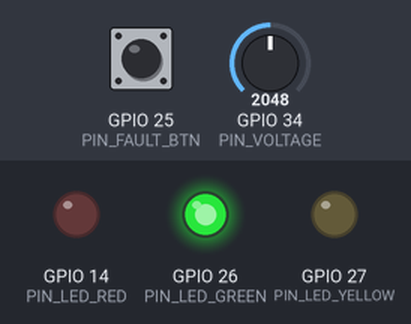
The sketch below on a simulated ESP32. On the bench: output pins drawn as LEDs (lit = HIGH). Inputs (shaded band) come from the test bench; at power-on: GPIO 34 (PIN_VOLTAGE) = 2048, GPIO 25 (PIN_FAULT_BTN) HIGH (analog values on the 0–4095 scale). What the sketch prints to the serial monitor is not drawn.

Above: at 1.2 s.
1.3 s: GPIO 34 (PIN_VOLTAGE) set to 2866
At 1.62 s:
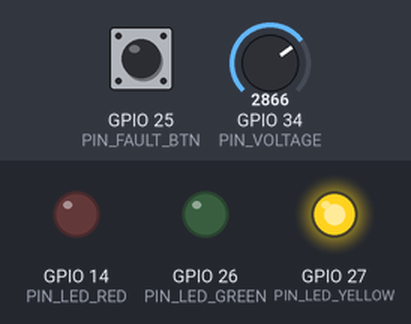
3.2 s: GPIO 25 (PIN_FAULT_BTN) pulled LOW for 0.15 s
At 3.37 s:
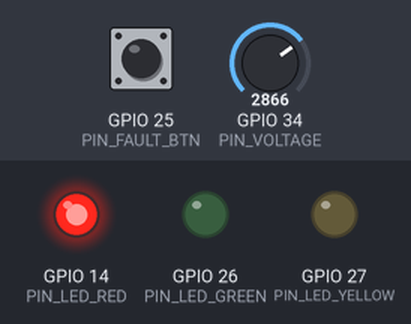
5.0 s: GPIO 25 (PIN_FAULT_BTN) pulled LOW for 3.2 s
At 9.2 s:
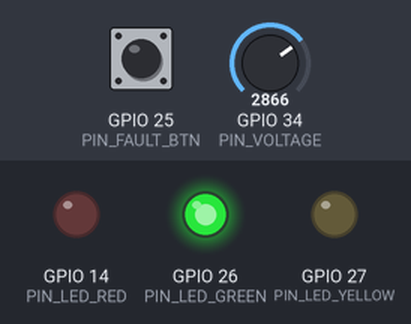
9.7 s: GPIO 34 (PIN_VOLTAGE) set to 3603
At 10.4 s:
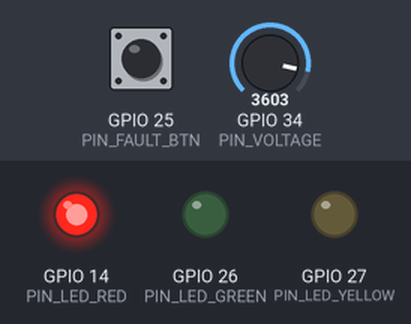
Timing chart, 0 to 16.0 s (numbered marks = the images above; inputs shaded):
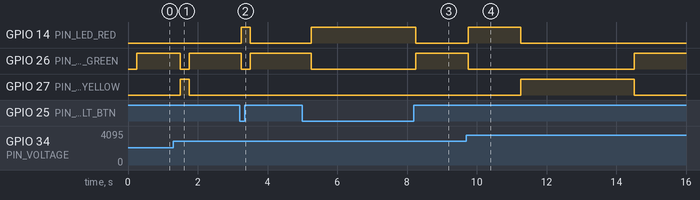

Measured:
- after the input at 1.3 s, GPIO 26 (PIN_LED_GREEN): HIGH → LOW after 0.20 s, → HIGH 0.25 s later; GPIO 27 (PIN_LED_YELLOW): LOW → HIGH after 0.20 s, → LOW 0.25 s later
- after the input at 3.2 s, GPIO 14 (PIN_LED_RED): LOW → HIGH after 0.05 s, → LOW 0.25 s later; GPIO 26 (PIN_LED_GREEN): HIGH → LOW after 0.05 s, → HIGH 0.25 s later
- after the input at 5.0 s, GPIO 14 (PIN_LED_RED): LOW → HIGH after 0.26 s, → LOW 3.0 s later; GPIO 26 (PIN_LED_GREEN): HIGH → LOW after 0.26 s, → HIGH 3.0 s later
- after the input at 9.7 s, GPIO 14 (PIN_LED_RED): LOW → HIGH after 0.06 s, → LOW 1.5 s later; GPIO 26 (PIN_LED_GREEN): HIGH → LOW after 0.06 s, → HIGH 4.8 s later; GPIO 27 (PIN_LED_YELLOW): LOW → HIGH after 1.6 s, → LOW 3.3 s later

The sketch:

node.ino
```cpp
/*
 * BLACKOUT MESH - sensor node firmware
 *
 * Reads a potentiometer as a voltage proxy, maintains an adaptive
 * baseline, computes a local anomaly score, drives a 3-color status
 * LED, and broadcasts a MeshPacket over ESP-NOW every ~250ms. A
 * momentary push button lets you manually trigger a fault (simulated
 * loss of feeder voltage) for the demo.
 *
 * Board: "ESP32 Dev Module" in the Arduino IDE board manager.
 * Set NODE_ID uniquely per flashed board (this is N1 by default; the
 * gateway board doubles as N2 — see firmware/gateway/gateway.ino).
 *
 * Wiring (see docs/HARDWARE.md for the full pin table):
 *   PIN_VOLTAGE   <- potentiometer wiper (outer legs to 3V3 and GND)
 *   PIN_FAULT_BTN <- momentary button to GND (uses internal pull-up)
 *   PIN_LED_GREEN/YELLOW/RED -> 220ohm resistor -> LED -> GND
 */

#include <WiFi.h>
#include <esp_now.h>
#include "mesh_protocol.h"

#define NODE_ID 1

#define PIN_VOLTAGE    34   // ADC1_CH6
#define PIN_FAULT_BTN  25
#define PIN_LED_GREEN  26
#define PIN_LED_YELLOW 27
#define PIN_LED_RED    14

#define SEND_INTERVAL_MS 250
#define WARNING_THRESHOLD 0.35f
#define FAULT_THRESHOLD   0.65f
#define BASELINE_WARMUP_MS 5000
#define DEBOUNCE_MS 30

// Debounces a momentary button wired to GND (INPUT_PULLUP, active LOW).
// Sample every loop() iteration via read() - a raw transition only
// becomes the reported state once it has held steady for DEBOUNCE_MS,
// filtering out mechanical contact bounce.
struct DebouncedButton {
  int pin;
  bool stableState = false;
  bool rawState = false;
  unsigned long lastChangeMs = 0;

  bool read() {
    bool raw = (digitalRead(pin) == LOW);
    unsigned long now = millis();
    if (raw != rawState) {
      rawState = raw;
      lastChangeMs = now;
    }
    if ((now - lastChangeMs) > DEBOUNCE_MS) {
      stableState = raw;
    }
    return stableState;
  }
};

uint8_t broadcastAddress[] = {0xFF, 0xFF, 0xFF, 0xFF, 0xFF, 0xFF};

DebouncedButton faultButton = {PIN_FAULT_BTN};
float baselineMean = -1.0f;
float baselineVar = 0.01f;
uint32_t seqCounter = 0;
unsigned long lastSend = 0;
unsigned long bootTime = 0;

// arduino-esp32 core 3.x (ESP-IDF 5.x) changed this callback's first
// argument from a raw MAC pointer to a wifi_tx_info_t*; this signature
// matches the current esp_now_send_cb_t in esp_now.h.
void onDataSent(const wifi_tx_info_t *txInfo, esp_now_send_status_t status) {
  // no-op; kept for clarity/debugging if you add Serial logging here
}

void setup() {
  Serial.begin(115200);
  pinMode(PIN_FAULT_BTN, INPUT_PULLUP);
  pinMode(PIN_LED_GREEN, OUTPUT);
  pinMode(PIN_LED_YELLOW, OUTPUT);
  pinMode(PIN_LED_RED, OUTPUT);
  analogReadResolution(12);

  WiFi.mode(WIFI_STA);

  if (esp_now_init() != ESP_OK) {
    Serial.println("ESP-NOW init failed");
    return;
  }
  esp_now_register_send_cb(onDataSent);

  esp_now_peer_info_t peerInfo = {};
  memcpy(peerInfo.peer_addr, broadcastAddress, 6);
  peerInfo.channel = 0;
  peerInfo.encrypt = false;
  if (esp_now_add_peer(&peerInfo) != ESP_OK) {
    Serial.println("Failed to add broadcast peer");
  }

  bootTime = millis();
  Serial.printf("BLACKOUT MESH node %d ready\n", NODE_ID);
}

float readVoltageProxy() {
  int raw = analogRead(PIN_VOLTAGE);       // 0-4095
  return (raw / 4095.0f) * 5.0f;           // scaled to a 0-5V proxy
}

void updateBaseline(float value) {
  if (baselineMean < 0) {
    baselineMean = value;
    return;
  }
  bool warming = (millis() - bootTime) < BASELINE_WARMUP_MS;
  float alpha = warming ? 0.3f : 0.02f;
  float deviation = value - baselineMean;
  baselineMean += alpha * deviation;
  baselineVar = (1 - alpha) * (baselineVar + alpha * deviation * deviation);
  if (baselineVar < 1e-4f) baselineVar = 1e-4f;
}

float computeAnomaly(float value) {
  float std = sqrt(baselineVar);
  float z = fabs(value - baselineMean) / max(std, 0.05f);
  float score = z / 4.0f;
  if (score > 1.0f) score = 1.0f;
  if (score < 0.0f) score = 0.0f;
  return score;
}

void setLeds(uint8_t state) {
  digitalWrite(PIN_LED_GREEN, state == STATE_NORMAL);
  digitalWrite(PIN_LED_YELLOW, state == STATE_WARNING);
  digitalWrite(PIN_LED_RED, state == STATE_FAULT);
}

void loop() {
  // Sample/debounce the button every iteration, independent of the
  // send cadence below, so a transition is never missed or delayed.
  bool faultPressed = faultButton.read();

  if (millis() - lastSend < SEND_INTERVAL_MS) {
    return;
  }
  lastSend = millis();

  float voltage = readVoltageProxy();

  if (faultPressed) {
    voltage = 0.0f;   // simulate loss of feeder voltage at this node
  } else {
    updateBaseline(voltage);
  }

  float anomaly = faultPressed ? 1.0f : computeAnomaly(voltage);
  float current = voltage > 0.1f ? (voltage / 5.0f) * 1.2f : 0.0f;  // simple derived current proxy

  uint8_t state = STATE_NORMAL;
  if (anomaly >= FAULT_THRESHOLD) state = STATE_FAULT;
  else if (anomaly >= WARNING_THRESHOLD) state = STATE_WARNING;
  setLeds(state);

  MeshPacket packet;
  packet.node_id = NODE_ID;
  packet.seq = ++seqCounter;
  packet.timestamp_ms = millis();
  packet.voltage = voltage;
  packet.current = current;
  packet.anomaly = anomaly;
  packet.state = state;
  packet.heartbeat = true;

  esp_now_send(broadcastAddress, (uint8_t *)&packet, sizeof(packet));
}
```

mesh_protocol.h
```cpp
#pragma once
#include <stdint.h>

// Shared ESP-NOW payload. Keep this identical in firmware/node and
// firmware/gateway (both copies must match byte-for-byte).
typedef struct __attribute__((packed)) {
  uint8_t node_id;       // 1, 2, 3 ...
  uint32_t seq;
  uint32_t timestamp_ms;
  float voltage;         // analog proxy, 0-5V range
  float current;         // analog proxy, derived from voltage
  float anomaly;         // 0.0-1.0, computed locally against an adaptive baseline
  uint8_t state;         // 0=NORMAL 1=WARNING 2=FAULT
  bool heartbeat;
} MeshPacket;

enum NodeStateCode { STATE_NORMAL = 0, STATE_WARNING = 1, STATE_FAULT = 2 };
```
